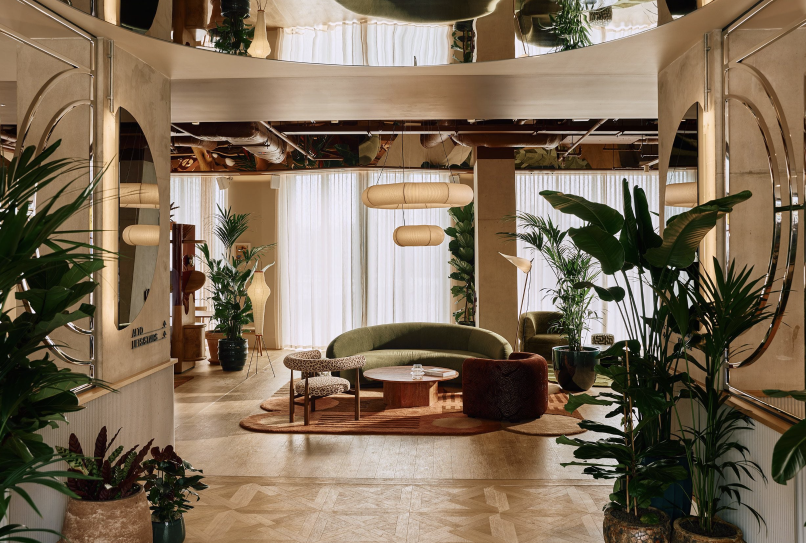
#> input picture engine/reel1_source_example.png, 1612 x 1086 px (shown at 1/2 size)
$ python empty_room.py ../reel1_source_example.png ../reel1_source_example.png
#> lines starting #> are read from the running program, lines starting #| are printed output that depends on the picture; after the words box and inside, x2 and y2 are one past the last pixel; in counts of white or black regions, pixels touching at a corner belong together
# -*- coding: utf-8 -*-
"""Tạo ảnh "phòng trống" từ ảnh gốc: xoá đồ đạc để nét viền bay vào lắp lại.

Tường ván gỗ dọc: chép theo cột từ phần tường phía trên (giữ đường ván).
Sàn bê tông: ghép mảnh vá lấy từ vùng sàn sạch cùng độ sâu, chỉnh sáng theo nền tần số thấp.
Chạy: python3 -I empty_room.py <ảnh_làm_việc_1600x2400> <ảnh_ra>
"""
import sys
import numpy as np, cv2

rng = np.random.default_rng(11)


def poly_mask(shape, polys):
    m = np.zeros(shape[:2], np.uint8)
    for p in polys:
        cv2.fillPoly(m, [np.int32(p)], 255)
    return m


def col_copy(img, m, x0, x1, src_y0, src_y1):
    """Lấp vùng mặt nạ trong dải cột x0..x1 bằng cách lặp đoạn tường src_y0..src_y1 theo chiều dọc."""
    h = src_y1 - src_y0
    ys, xs = np.nonzero(m[:, x0:x1])
    xs = xs + x0
    for y, x in zip(ys, xs):
        k = (y - src_y1) % (2 * h)
        sy = src_y1 - 1 - k if k < h else src_y0 + (k - h)   # phản chiếu để không lộ đường nối
        img[y, x] = img[sy, x]


def lowfreq_fill(img, m, scale=8):
    small = cv2.resize(img, (img.shape[1] // scale, img.shape[0] // scale), interpolation=cv2.INTER_AREA)
    ms = cv2.resize(m, (small.shape[1], small.shape[0]), interpolation=cv2.INTER_NEAREST)
    ms = cv2.dilate(ms, np.ones((3, 3), np.uint8))
    lf = cv2.inpaint(small, ms, 6, cv2.INPAINT_TELEA)
    lf = cv2.resize(lf, (img.shape[1], img.shape[0]), interpolation=cv2.INTER_CUBIC)
    return cv2.GaussianBlur(lf, (0, 0), 6)


def row_profile(img, clean, m):
    """Độ sáng nền sàn theo độ sâu: trung vị từng hàng của sàn sạch, làm mượt theo y."""
    h, w = img.shape[:2]
    prof = np.full((h, 3), np.nan, np.float32)
    for y in range(h):
        xs = np.nonzero(clean[y])[0]
        if len(xs) > 20:
            prof[y] = np.median(img[y, xs].astype(np.float32), axis=0)
    ok = ~np.isnan(prof[:, 0])
    idx = np.arange(h)
    for c in range(3):
        prof[:, c] = np.interp(idx, idx[ok], prof[ok, c])
    prof = cv2.GaussianBlur(prof.reshape(h, 1, 3), (1, 0), sigmaX=0.1, sigmaY=25).reshape(h, 3)
    return np.repeat(prof[:, None, :], w, axis=1)


def poly_fit(img, clean, m, deg=3, sc=8):
    """Mặt sáng tối nền sàn: đa thức bậc 3 theo x, y khớp trên sàn sạch (không bị tường tối kéo vào)."""
    h, w = img.shape[:2]
    lf = cv2.GaussianBlur(img.astype(np.float32), (0, 0), 10)
    ys, xs = np.nonzero(clean[::sc, ::sc]); ys, xs = ys * sc, xs * sc
    def feats(x, y):
        x, y = x / w, y / h
        return np.stack([x ** i * y ** j for i in range(deg + 1) for j in range(deg + 1 - i)], -1)
    A = feats(xs.astype(np.float32), ys.astype(np.float32))
    out = np.zeros((h, w, 3), np.float32)
    my, mx = np.nonzero(cv2.dilate(m, np.ones((15, 15), np.uint8)))
    B = feats(mx.astype(np.float32), my.astype(np.float32))
    for c in range(3):
        coef, *_ = np.linalg.lstsq(A, lf[ys, xs, c], rcond=None)
        out[my, mx, c] = B @ coef
    return out


def floor_quilt(img, m, clean, ps=72, step=48, ywin=140):
    out = img.astype(np.float32)
    lf_all = cv2.GaussianBlur(img.astype(np.float32), (0, 0), 14)
    target_lf = row_profile(img, clean, m)
    acc = np.zeros(img.shape[:2], np.float32)
    col = np.zeros_like(out)
    ys, xs = np.nonzero(m)
    y0, y1, x0, x1 = ys.min(), ys.max(), xs.min(), xs.max()
    # vị trí có thể làm nguồn: mảnh vá nằm trọn trong sàn sạch
    ok = cv2.erode(clean, np.ones((ps, ps), np.uint8))
    ok[:ps, :] = 0; ok[-ps:, :] = 0; ok[:, :ps] = 0; ok[:, -ps:] = 0
    cy, cx = np.nonzero(ok)
    win = np.outer(np.hanning(ps + 2)[1:-1], np.hanning(ps + 2)[1:-1]).astype(np.float32) + 1e-3
    for by in range(y0 - ps // 2, y1 + 1, step):
        for bx in range(x0 - ps // 2, x1 + 1, step):
            ty, tx = by, bx
            if ty < 0 or tx < 0 or ty + ps > img.shape[0] or tx + ps > img.shape[1]:
                ty, tx = np.clip(ty, 0, img.shape[0] - ps), np.clip(tx, 0, img.shape[1] - ps)
            if not m[ty:ty + ps, tx:tx + ps].any():
                continue
            sel = np.nonzero(np.abs(cy - (ty + ps // 2)) < ywin)[0]
            if len(sel) == 0:
                sel = np.arange(len(cy))
            i = rng.choice(sel)
            sy, sx = cy[i] - ps // 2, cx[i] - ps // 2
            patch = out[sy:sy + ps, sx:sx + ps] - lf_all[sy:sy + ps, sx:sx + ps]
            col[ty:ty + ps, tx:tx + ps] += patch * win[..., None]
            acc[ty:ty + ps, tx:tx + ps] += win
    hf = col / np.maximum(acc, 1e-3)[..., None]
    fill = target_lf + hf
    a = cv2.GaussianBlur((m > 0).astype(np.float32), (0, 0), 3)[..., None]
    return np.clip(out * (1 - a) + fill * a, 0, 255).astype(np.uint8)


def make(src, dst):
#> called with src = '../reel1_source_example.png', dst = '../reel1_source_example.png'
    img = cv2.imread(src)
#> img is the input picture: shape (1086, 1612, 3); mean B, G, R 88.1, 108.4, 125.4
    sh = img.shape
#> sh = (1086, 1612, 3)
    # đảo bếp + vòi + đồ trên mặt bếp
    island = poly_mask(sh, [[(482, 1568), (1200, 1568), (1200, 1935), (482, 1935)],
                            [(1000, 1450), (1060, 1450), (1060, 1575), (1000, 1575)],
                            [(600, 1530), (760, 1530), (760, 1575), (600, 1575)]])
#> after the loop in poly_mask, `for p in polys:`: m: shape (1086, 1612); every value is 0
    # bàn + bốn ghế
    table = poly_mask(sh, [[(700, 1630), (1600, 1630), (1600, 2180), (700, 2180)], [(300, 1842), (700, 1842), (700, 2180), (300, 2095)]])
    stool = poly_mask(sh, [[(1265, 1990), (1600, 1990), (1600, 2400), (1265, 2400)]])
    rug = poly_mask(sh, [[(598, 2160), (1300, 2112), (1600, 2105), (1600, 2400), (705, 2400)]])
    shelf = poly_mask(sh, [[(870, 700), (1215, 700), (1215, 955), (870, 955)]])
#> after the loop in poly_mask (call 5), `for p in polys:`:
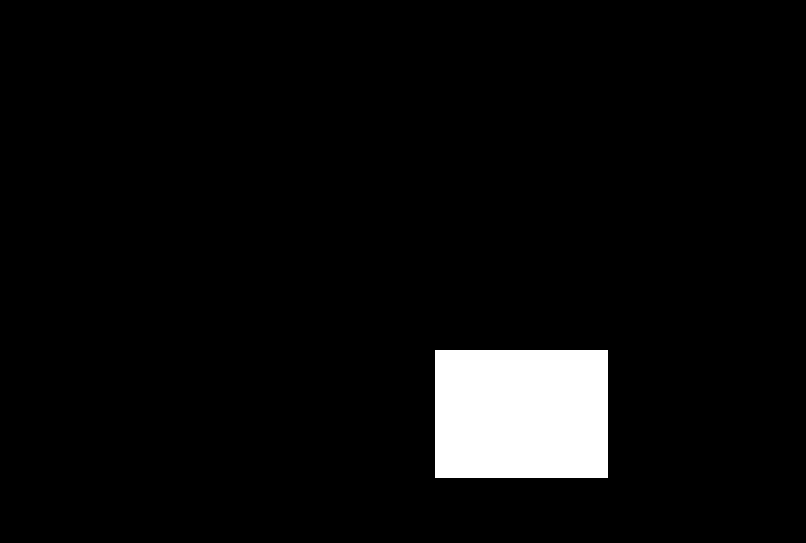
#> m: shape (1086, 1612) (shown at 1/2 size); 5.1% white; 1 white region, box (x1, y1, x2, y2) and area: (870, 700, 1216, 956) 88576
    pot = poly_mask(sh, [[(810, 880), (920, 880), (920, 962), (810, 962)]])
#> after the loop in poly_mask (call 6), `for p in polys:`:
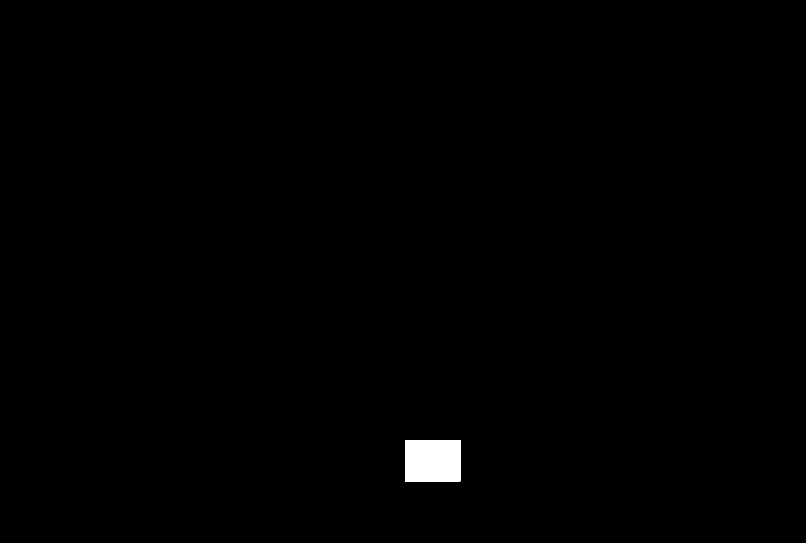
#> m: shape (1086, 1612) (shown at 1/2 size); 0.53% white; 1 white region, box (x1, y1, x2, y2) and area: (810, 880, 921, 963) 9213
    allm = island | table | stool | rug | shelf | pot

    # đường chân tường: tường sau (x<1200) chạm sàn ở y≈1840; tường phải chéo xuống
    def floor_y(x):
        return 1840 if x < 1200 else 1840 + (x - 1200) * 0.40
    yy, xx = np.mgrid[0:sh[0], 0:sh[1]]
    fy = np.where(xx < 1200, 1840, 1840 + (xx - 1200) * 0.25)
    allm = allm | poly_mask(sh, [[(482, 1440), (1200, 1440), (1200, 1570), (482, 1570)], [(290, 1550), (482, 1550), (482, 1590), (290, 1590)]])
    wall_m = (allm > 0) & (yy < fy) & (yy > 1000)
    floor_m = (allm > 0) & (yy >= fy)
    out = img.copy()
    # tường sau ván gỗ: chép cột từ đoạn y 1300–1560
    wm = wall_m.astype(np.uint8)
    col_copy(out, wm * (xx < 1200), 290, 1200, 1210, 1440)
#> in col_copy, `ys, xs = np.nonzero(m[:, x0:x1])`: ys = empty array
    col_copy(out, wm * (xx >= 1200), 1200, 1600, 1330, 1620)
    # kệ trên tường gác: chép cột từ y 420–690
    sm = (shelf > 0).astype(np.uint8)
    col_copy(out, sm, 870, 1215, 420, 690)
#> call 3 of col_copy, with x0 = 870, x1 = 1215, src_y0 = 420, src_y1 = 690
#> after the loop in col_copy (call 3), `for y, x in zip(ys, xs):`:
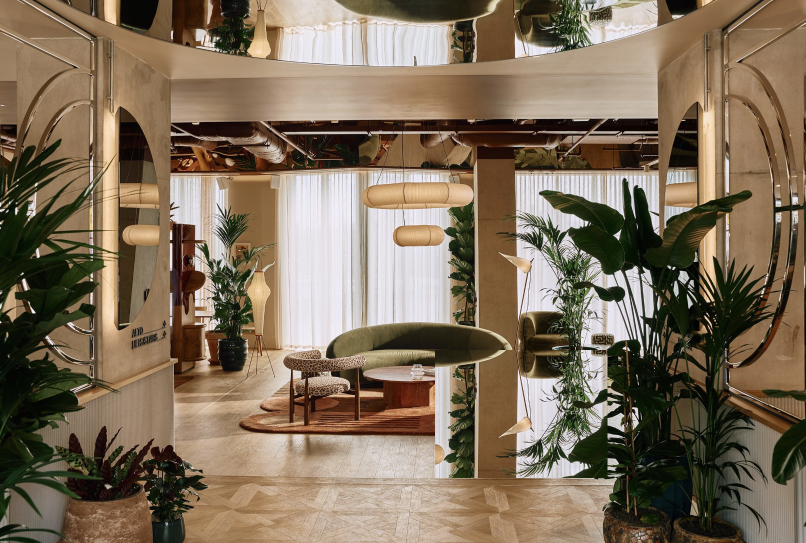
#> img: shape (1086, 1612, 3) (shown at 1/2 size); 5.04% of pixels changed, all inside (x1, y1, x2, y2) = (870, 700, 1215, 956)
    # chậu cây nhỏ ở mép gác: inpaint
    out = cv2.inpaint(out, pot, 7, cv2.INPAINT_TELEA)
    # sàn: vùng sạch = sàn bê tông không có đồ, không có thảm, không có tủ trái
    left_wall = poly_mask(sh, [[(0, 1300), (300, 1300), (300, 2090), (110, 2400), (0, 2400)]])
    clean = ((yy >= fy + 15) & (allm == 0) & (left_wall == 0)).astype(np.uint8) * 255
    clean[:, :300] = 0
    clean[:1990, :] = 0          # dải sàn sát đảo bếp còn bóng phản chiếu
    clean[:, 590:] = 0           # mép thảm và chân ghế
    out = floor_quilt(out, floor_m.astype(np.uint8) * 255, clean)
#> in floor_quilt, `lf_all = cv2.GaussianBlur(img.astype(np.float32), (0, 0), 14)`:
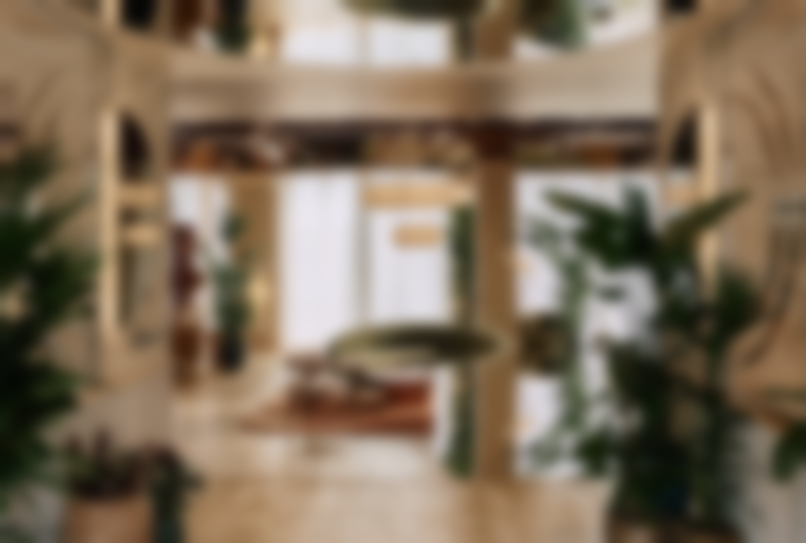
#> lf_all: shape (1086, 1612, 3) float32 (shown at 1/2 size); mean B, G, R 90.3, 110.6, 127
    # mép chân tường: một nét tối mảnh như ảnh thật
    cv2.line(out, (300, 1841), (1200, 1841), (60, 58, 58), 2, cv2.LINE_AA)
    cv2.line(out, (1200, 1841), (1600, 1941), (60, 58, 58), 2, cv2.LINE_AA)
    cv2.imwrite(dst, out)


if __name__ == '__main__':
#> (the run stopped early here; a loop or call above may not have finished)
